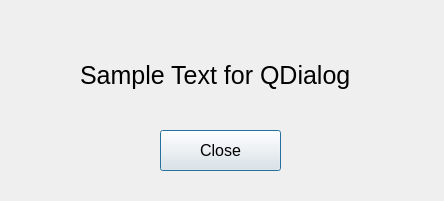
<?xml version="1.0" encoding="UTF-8"?>
<ui version="4.0">
 <class>Dialog</class>
 <widget class="QDialog" name="Dialog">
  <property name="windowModality">
   <enum>Qt::ApplicationModal</enum>
  </property>
  <property name="geometry">
   <rect>
    <x>0</x>
    <y>0</y>
    <width>444</width>
    <height>201</height>
   </rect>
  </property>
  <property name="minimumSize">
   <size>
    <width>444</width>
    <height>201</height>
   </size>
  </property>
  <property name="maximumSize">
   <size>
    <width>444</width>
    <height>201</height>
   </size>
  </property>
  <property name="windowTitle">
   <string>Dialog</string>
  </property>
  <property name="modal">
   <bool>true</bool>
  </property>
  <widget class="QLabel" name="label">
   <property name="geometry">
    <rect>
     <x>80</x>
     <y>40</y>
     <width>281</width>
     <height>71</height>
    </rect>
   </property>
   <property name="font">
    <font>
     <pointsize>19</pointsize>
    </font>
   </property>
   <property name="text">
    <string>Sample Text for QDialog</string>
   </property>
  </widget>
  <widget class="QPushButton" name="pushButton">
   <property name="geometry">
    <rect>
     <x>160</x>
     <y>130</y>
     <width>121</width>
     <height>41</height>
    </rect>
   </property>
   <property name="font">
    <font>
     <pointsize>12</pointsize>
    </font>
   </property>
   <property name="text">
    <string>Close</string>
   </property>
  </widget>
 </widget>
 <resources/>
 <connections/>
</ui>
